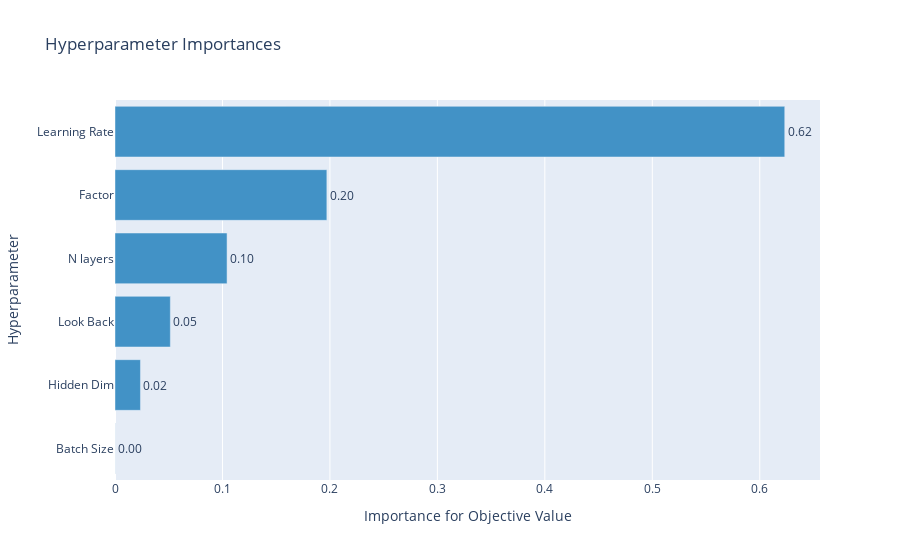

Write notebook code for a chart like this one.
### Markdown cell above
# Prediction with LSTM without Fed Data

### Code cell
optuna.visualization.plot_param_importances(study_lstm_no_fed)

### Figure 1 — Plotly figure (JSON) as saved in the notebook; plotly's stock layout.template omitted (floating-point values rounded to 4 significant figures)
{"data": [{"cliponaxis": false, "hovertemplate": ["Batch Size (CategoricalDistribution): 0.00011803666488181296<extra></extra>", "Hidden Dim (CategoricalDistribution): 0.023692969956948206<extra></extra>", "Look Back (IntUniformDistribution): 0.051510770483100266<extra></extra>", "N layers (IntUniformDistribution): 0.10427873473832518<extra></extra>", "Factor (DiscreteUniformDistribution): 0.197140650280834<extra></extra>", "Learning Rate (LogUniformDistribution): 0.6232588378759106<extra></extra>"], "marker": {"color": "rgb(66,146,198)"}, "orientation": "h", "text": ["0.00011803666488181296", "0.023692969956948206", "0.051510770483100266", "0.10427873473832518", "0.197140650280834", "0.6232588378759106"], "textposition": "outside", "texttemplate": "%{text:.2f}", "type": "bar", "x": [0.000118, 0.02369, 0.05151, 0.1043, 0.1971, 0.6233], "y": ["Batch Size", "Hidden Dim", "Look Back", "N layers", "Factor", "Learning Rate"]}], "layout": {"showlegend": false, "title": {"text": "Hyperparameter Importances"}, "xaxis": {"title": {"text": "Importance for Objective Value"}}, "yaxis": {"title": {"text": "Hyperparameter"}}}}
